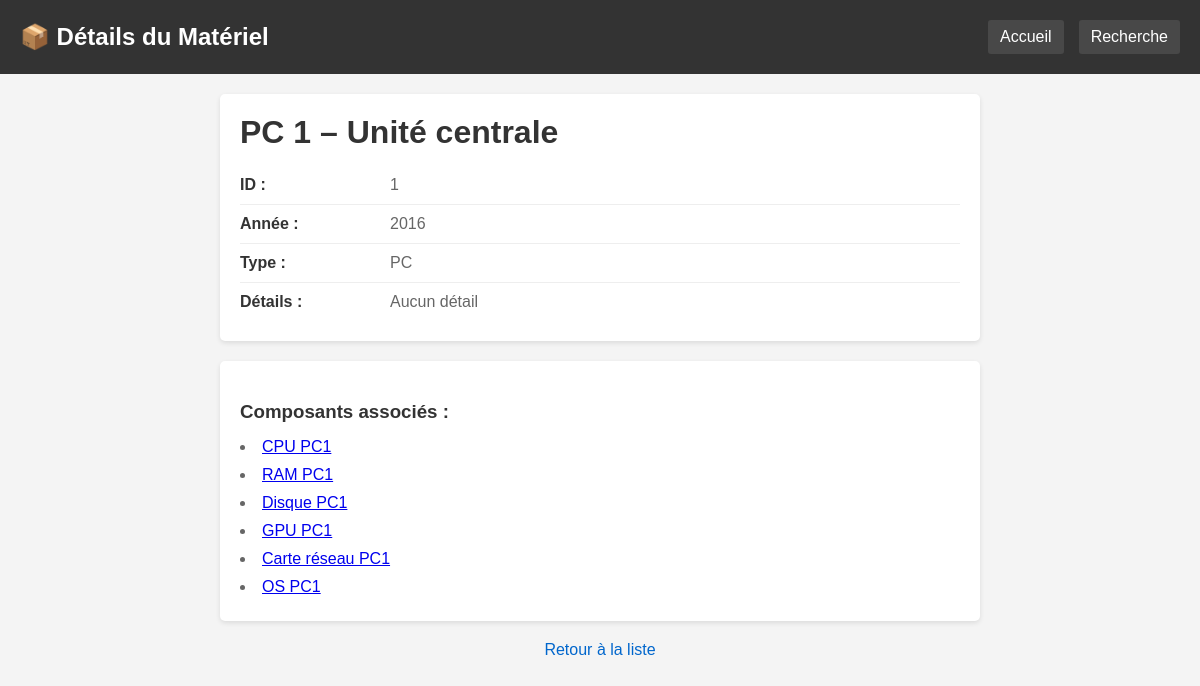
Page /details.php?id=1 on the committed database.
### tables this page shows
CREATE TABLE MATERIEL (
    idMateriel INT PRIMARY KEY,
    nom VARCHAR(100) NOT NULL,
    annee INT,
    details VARCHAR(255),
    idType INT NOT NULL,
    idParent INT,
    FOREIGN KEY (idType) REFERENCES TYPEE(idType),
    FOREIGN KEY (idParent) REFERENCES MATERIEL(idMateriel)
);

CREATE TABLE TYPEE (
    idType INT PRIMARY KEY AUTO_INCREMENT,
    libelle VARCHAR(50) NOT NULL
);

### Public/details.php (the view, shortened to what this page needs)
<?php
try {
    $pdo = new PDO("mysql:host=$host;dbname=$dbname;charset=$charset", $user, $password);
} catch (PDOException $e) {
    die("Erreur : " . $e->getMessage());
}
if (isset($_GET['id'])) {
    $id = $_GET['id'];
    $sql = "
        SELECT
            m.*,
            t.libelle
        FROM MATERIEL m
        JOIN TYPEE t ON m.idType = t.idType
        WHERE m.idMateriel = :id
    ";
    $stmt = $pdo->prepare($sql);
    $stmt->execute(['id' => $id]);
    $materiel = $stmt->fetch();
    if ($materiel) {
?>
<!DOCTYPE html>
<html lang='fr'>
<head>
</head>
<body>
<div class="header">
    <h1>📦 Détails du Matériel</h1>
    <div class="header-links">
        <a href="index.php">Accueil</a>
        <a href="recherche.php">Recherche</a>
    </div>
</div>
<div class="container">
    <div class="details-box">
        <h1><?php print($materiel['nom']); ?></h1>
        <div class="detail-row">
            <div class="detail-label">ID :</div>
            <div class="detail-value"><?php print($materiel['idMateriel']); ?></div>
        </div>
        <div class="detail-row">
            <div class="detail-label">Année :</div>
            <div class="detail-value"><?php print(isset($materiel['annee']) ? $materiel['annee'] : "Non renseignée"); ?></div>
        </div>
        <div class="detail-row">
            <div class="detail-label">Type :</div>
            <div class="detail-value"><?php print($materiel['libelle']); ?></div>
        </div>
        <div class="detail-row">
            <div class="detail-label">Détails :</div>
            <div class="detail-value"><?php print(isset($materiel['details']) && $materiel['details'] !== "" ? $materiel['details'] : "Aucun détail"); ?></div>
        </div>
    </div>
    <div class="details-box">
        <?php
        $sqlEnfants = "
            SELECT
                idMateriel,
                nom
            FROM MATERIEL
            WHERE idParent = :id
        ";
        $stmtEnfants = $pdo->prepare($sqlEnfants);
        $stmtEnfants->execute(['id' => $id]);
        $composants = [];
        foreach ($stmtEnfants as $comp) {
            $composants[] = $comp;
        }
        print("<h3>Composants associés :</h3>");
        if (count($composants) > 0) {
            print("<ul>");
            foreach ($composants as $comp) {
                print("<li><a href='details.php?id=" . $comp['idMateriel'] . "'>" . $comp['nom'] . "</a></li>");
            }
            print("</ul>");
        } else {
            print("<p class='no-data'>Aucun composant pour cet équipement.</p>");
        }
        ?>
    </div>
    <div class="back-link">
        <a href="index.php">Retour à la liste</a>
    </div>
</div>
</body>
</html>
<?php
    } else {
        print("Matériel non trouvé.");
    }
} else {
    print("Aucun matériel sélectionné.");
}
?>

### Public/details.php (style rules this page uses)
* { margin: 0; padding: 0; box-sizing: border-box; }
body { font-family: Arial, serif; background: #f4f4f4; padding: 0; }
.header { background: #333; color: white; padding: 20px; display: flex; justify-content: space-between; align-items: center; }
.header h1 { font-size: 24px; }
.header-links { display: flex; gap: 15px; }
.header-links a { color: white; text-decoration: none; padding: 8px 12px; background: rgba(255,255,255,0.1); border-radius: 3px; }
.container { max-width: 800px; margin: 0 auto; padding: 20px; }
.details-box { background: white; padding: 20px; border-radius: 5px; box-shadow: 0 2px 5px rgba(0,0,0,0.1); margin-bottom: 20px; }
.details-box h1 { color: #333; margin-bottom: 15px; }
.detail-row { display: flex; padding: 10px 0; border-bottom: 1px solid #eee; }
.detail-row:last-child { border-bottom: none; }
.detail-label { font-weight: bold; color: #333; min-width: 150px; }
.detail-value { color: #666; }
h3 { color: #333; margin-top: 20px; margin-bottom: 10px; }
ul { list-style-position: inside; color: #666; }
ul li { padding: 5px 0; }
.back-link { text-align: center; margin-top: 20px; }
.back-link a { color: #0066cc; text-decoration: none; }

### rows in the picture
materiel: nom "PC 1 – Unité centrale", idMateriel "1", annee "2016", idType.libelle "PC"
materiel: nom "CPU PC1"
materiel: nom "RAM PC1"
materiel: nom "Disque PC1"
materiel: nom "GPU PC1"
materiel: nom "Carte réseau PC1"
materiel: nom "OS PC1"
